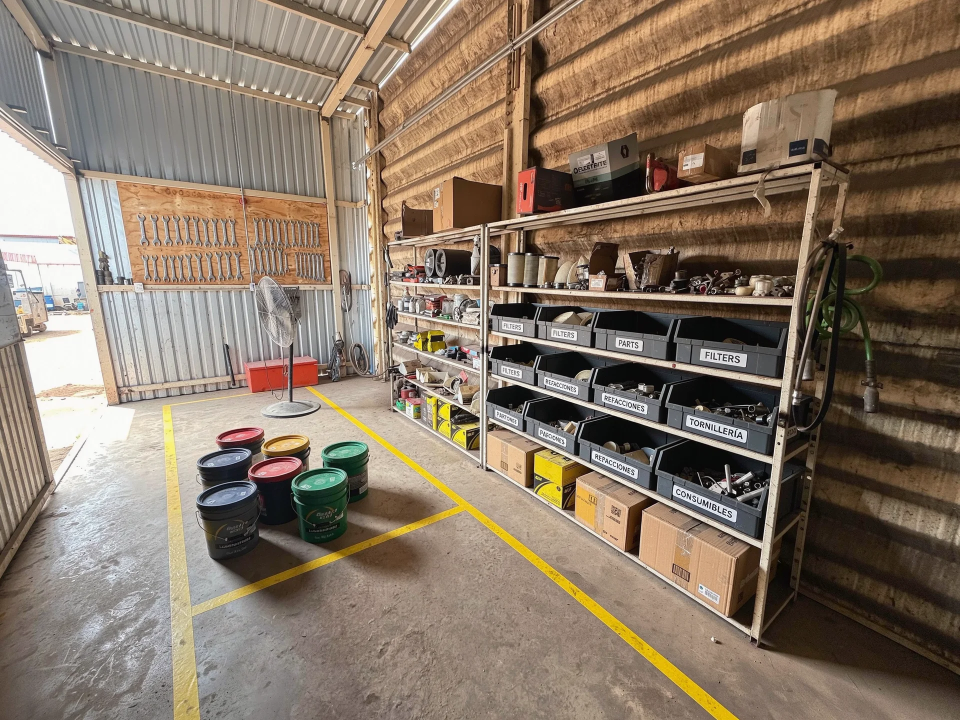
#> input picture presentacion/assets/fotos/5s/5s-entrada.webp, 1920 x 1440 px, given in place of logo.png, which was not available (shown at 1/2 size)
$ python montaje.py ../../assets/fotos/5s ../../assets/fotos/5s/5s-estantes.webp
#> lines starting #> are read from the running program, lines starting #| are printed output that depends on the picture
"""Montaje del video fotorrealista 5S del almacén (clips de Higgsfield + títulos Nutrikowi).
Uso: python3 montaje.py <dir_trabajo> <salida.mp4>"""
import sys, subprocess, os
from PIL import Image, ImageDraw, ImageFont

D, OUT = sys.argv[1], sys.argv[2]
W, H = 1920, 1080
NAR = (238, 122, 23); TINTA = (36, 33, 31); BL = (255, 255, 255); ACERO = (106, 97, 90)
FONT = os.path.join(D, "..", "alm", "archivo.ttf")

def f(px, w=600, wd=100):
    ft = ImageFont.truetype(FONT, px); ft.set_variation_by_axes([w, wd]); return ft

LOGO = Image.open(os.path.join(D, "..", "anim", "logo.png")).convert("RGBA")
LOGOB = Image.open(os.path.join(D, "..", "anim", "logo-blanco.png")).convert("RGBA")
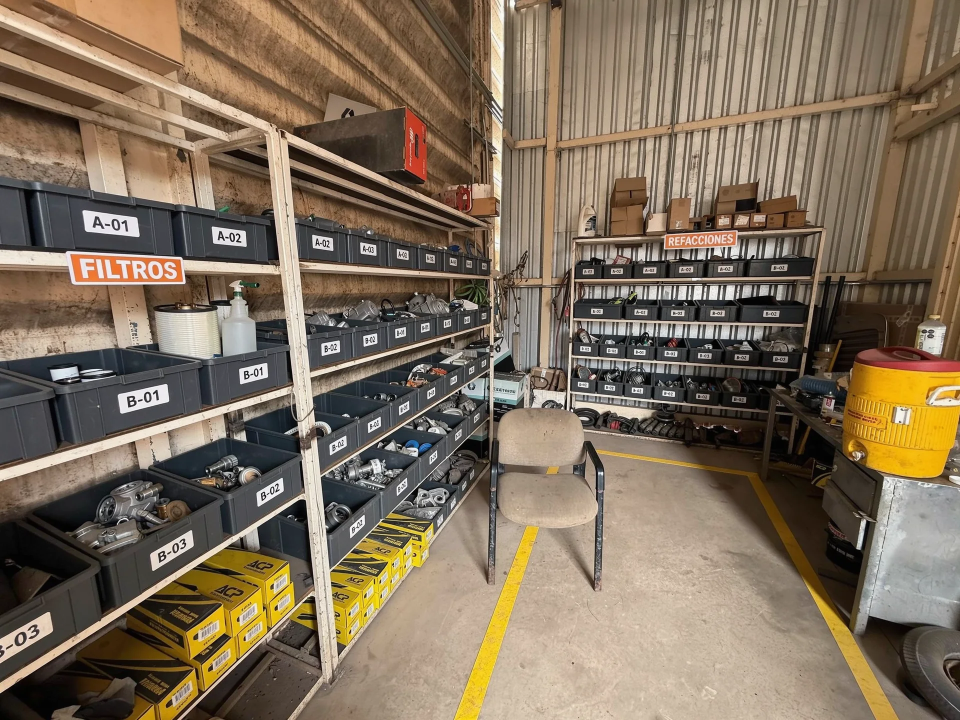
#> input picture presentacion/assets/fotos/5s/5s-estantes.webp, 1920 x 1440 px, given in place of logo-blanco.png, which was not available (shown at 1/2 size)
PASOS = ["Clasificar", "Ordenar", "Limpiar", "Estandarizar", "Disciplina"]

CLIPS = [  # archivo, pasos activos, título, texto
    ("v_entrada.mp4", [0], "Clasificar", ["Lo que no se usa sale del almacén;", "el piso queda libre y el pasillo marcado."]),
    ("v_estantes.mp4", [1], "Ordenar", ["Cada familia en sus estantes de siempre,", "en contenedores con ubicación etiquetada."]),
    ("v_fondo.mp4", [2], "Limpiar", ["Banco despejado y piso barrido;", "limpiar también es inspeccionar."]),
    ("v_pizarron.mp4", [3, 4], "Estandarizar y sostener", ["Zonas marcadas, checklist 5S en el pizarrón", "y auditoría semanal del supervisor."]),
]

def capa(activos, titulo, lineas, paso_txt):
    im = Image.new("RGBA", (W, H), (0, 0, 0, 0)); d = ImageDraw.Draw(im)
    # marca superior izquierda
    t = "Propuesta conceptual · imagen generada a partir de fotos reales"
    tw = d.textlength(t, font=f(24, 650)) + 40
    d.rounded_rectangle((56, 44, 56 + tw, 92), radius=24, fill=BL + (235,), outline=(176, 84, 10, 255), width=3)
    d.text((76, 54), t, font=f(24, 650), fill=(176, 84, 10))
    # riel 5S
    x0 = W - 56 - 5 * 150 - 4 * 10; y = 44
    d.rounded_rectangle((x0 - 20, y - 14, W - 36, y + 62), radius=16, fill=BL + (235,))
    for i, n in enumerate(PASOS):
        xi = x0 + i * 160; on = i <= max(activos)
        d.rounded_rectangle((xi, y, xi + 150, y + 8), radius=4, fill=(NAR if on else (220, 212, 204)) + (255,))
        d.text((xi, y + 18), n, font=f(22, 680 if i in activos else 500), fill=TINTA if on else ACERO)
    # panel inferior
    ft_t, ft_s = f(66, 760, 118), f(30, 450)
    ancho = max(d.textlength(titulo, font=ft_t), *(d.textlength(l, font=ft_s) for l in lineas)) + 100
    alto = 70 + 80 + 42 * len(lineas) + 28; x, yb = 56, H - 56 - alto
    d.rounded_rectangle((x, yb, x + ancho, yb + alto), radius=18, fill=BL + (246,))
    d.rectangle((x, yb, x + 12, yb + alto), fill=NAR + (255,))
    d.text((x + 48, yb + 30), paso_txt, font=f(26, 650), fill=(176, 84, 10))
    d.text((x + 46, yb + 64), titulo, font=ft_t, fill=TINTA)
    for i, l in enumerate(lineas): d.text((x + 48, yb + 150 + 42 * i), l, font=ft_s, fill=ACERO)
    lg = LOGO.copy(); lg.thumbnail((220, 38)); im.alpha_composite(lg, (int(x + ancho - 40 - lg.width), int(yb + 34)))
    return im

def tarjeta(nombre, fondo, logo, l1, l2, l3):
#> called with nombre = 't_ini.png', fondo = (238, 122, 23), l1 = 'Así quedaría el almacén', l2 = 'con las 5S aplicadas'
    im = Image.new("RGB", (W, H), fondo); d = ImageDraw.Draw(im)
#> after `im = Image.new('RGB', (W, H), fondo)`:
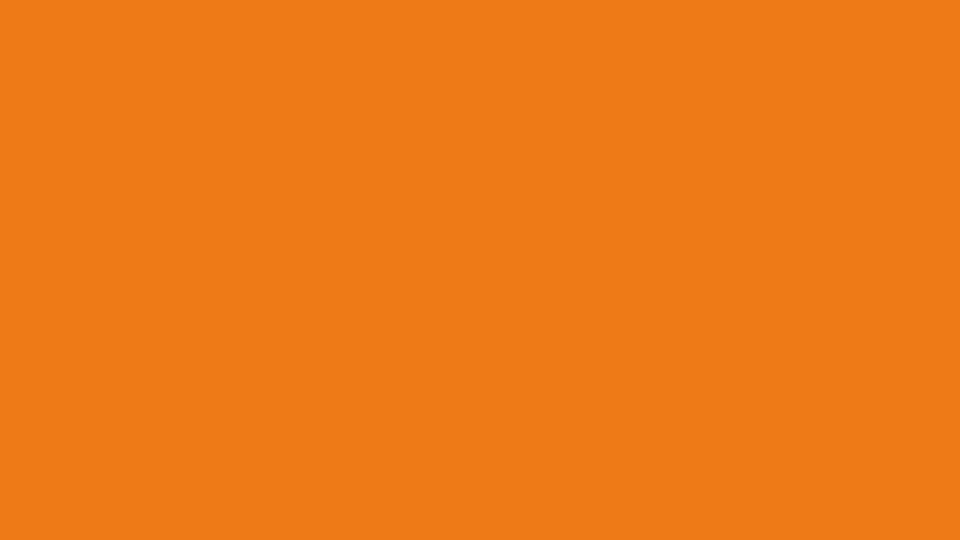
#> im: PIL image 1920x1080 RGB (shown at 1/2 size); mean R, G, B 238, 122, 23
    lg = logo.copy(); lg.thumbnail((480, 84)); im.paste(lg, (128, 300), lg)
#> after `lg.thumbnail((480, 84))`:
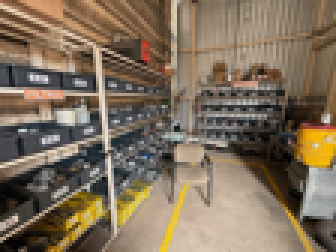
#> lg: PIL image 112x84 RGBA (shown 3 times larger); mean R, G, B, A 127.8, 111.5, 91.8, 255
    d.text((128, 440), l1, font=f(96, 780, 120), fill=TINTA)
    d.text((128, 556), l2, font=f(96, 780, 120), fill=BL if fondo == NAR else NAR)
    d.text((132, 740), l3, font=f(36, 500), fill=TINTA)
    im.save(os.path.join(D, nombre))

def run(args): subprocess.run(["ffmpeg", "-y", "-loglevel", "error", *args], check=True)

partes = []
#> (the run stopped early here; a loop or call above may not have finished)
